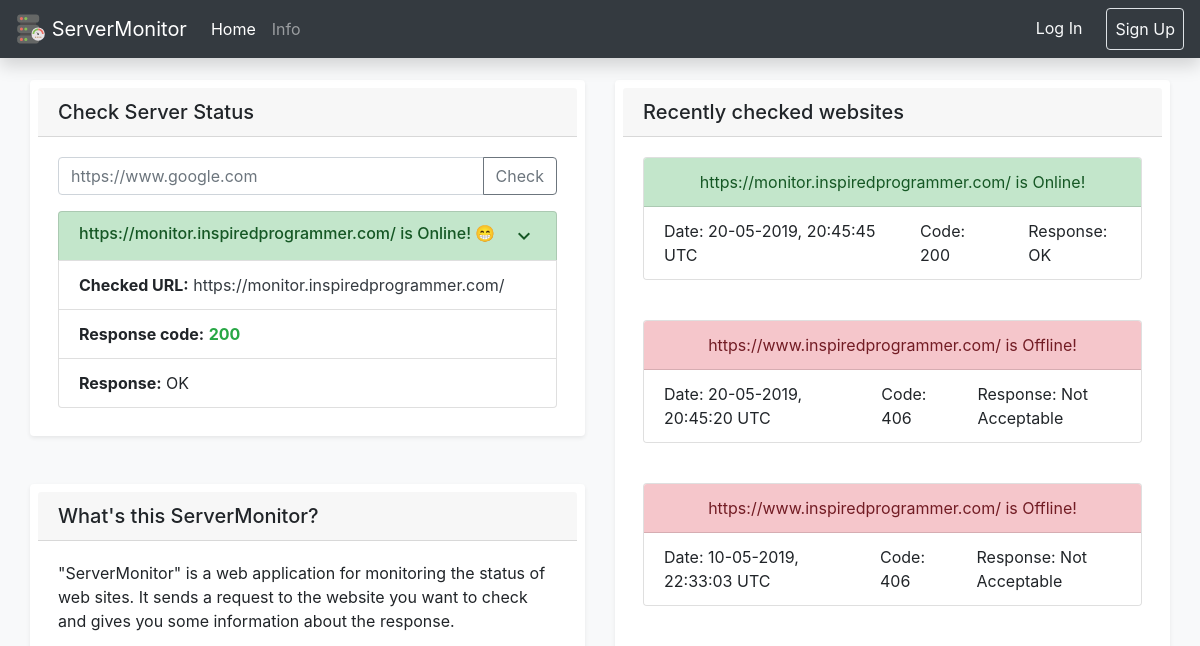
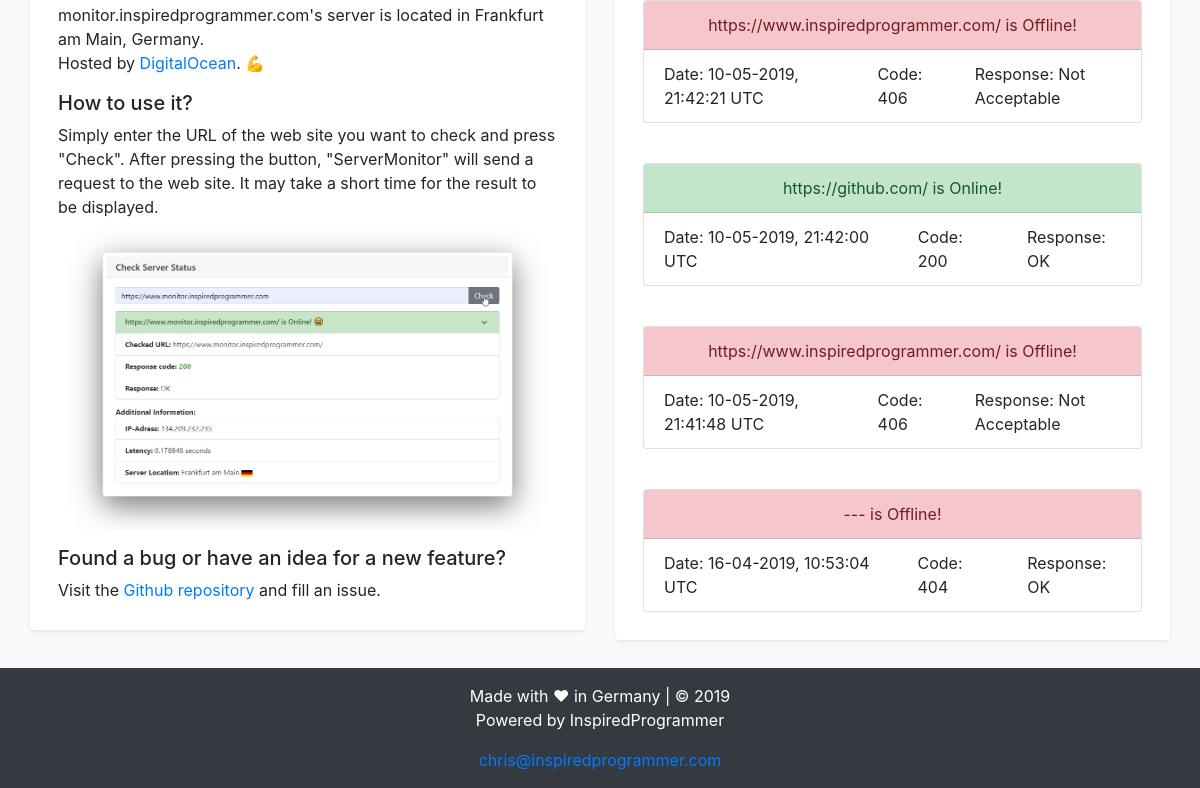
Before: / with the older database file (2 pictures, top to bottom).
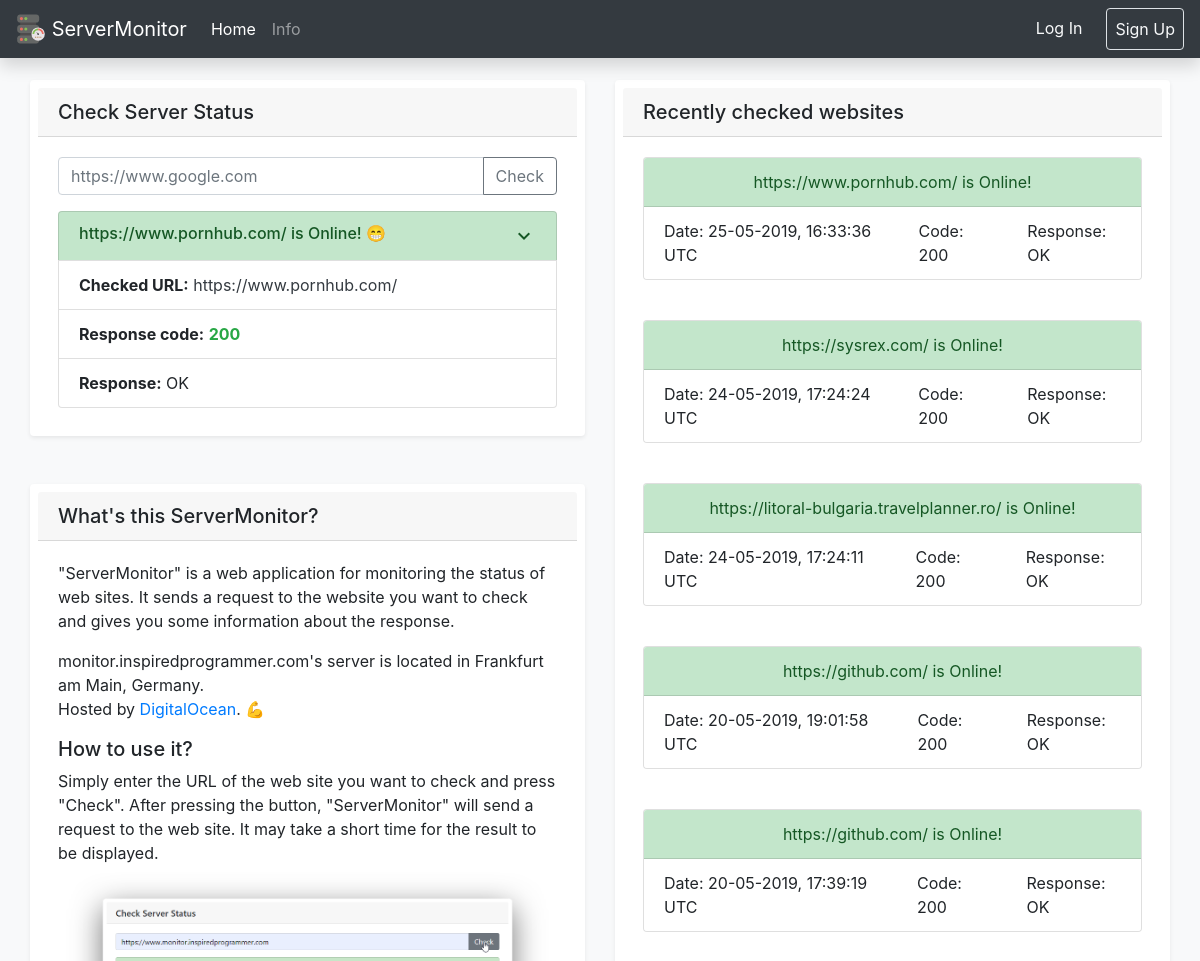
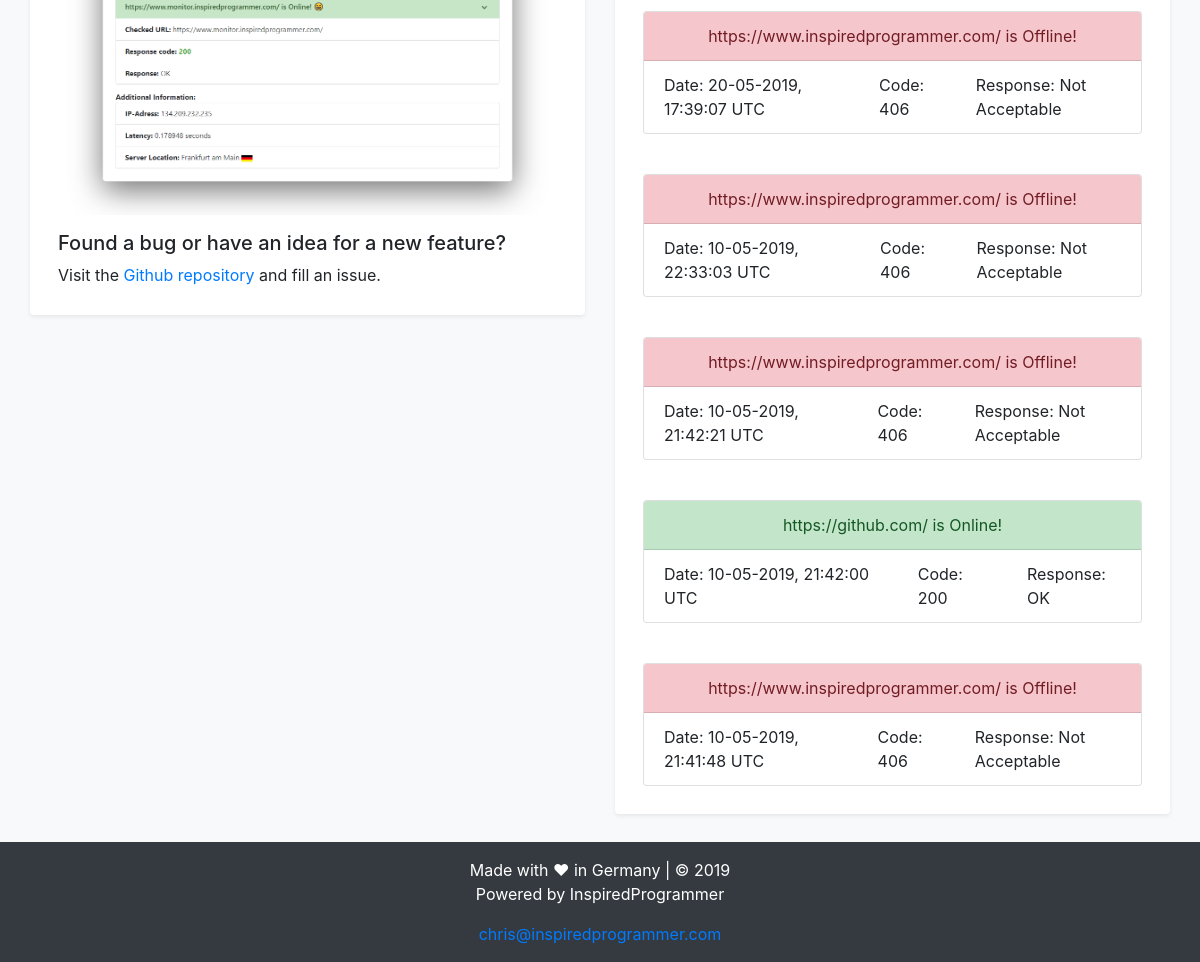
After: the same page with the newer database file (2 pictures, top to bottom).
### monitor/models.py (models this page shows)
class CheckedWebsite(db.Model):
    id = db.Column(db.Integer, primary_key=True)
    check_date = db.Column(db.DateTime, nullable=False, default=datetime.utcnow)
    website_url = db.Column(db.String(80), unique=False, nullable=True)
    response_code = db.Column(db.String(10), unique=False, nullable=True)
    response_message = db.Column(db.String(10), unique=False, nullable=True)
    isdown = db.Column(db.Boolean)
    def __repr__(self):
        return '{} {} {} {} {}'.format(self.check_date, self.website_url, self.response_code, self.response_message, self.isdown)

### monitor/main/routes.py (the view)
@main.route("/", methods=['GET', 'POST'])
def index():
    database_query = CheckedWebsite.query.order_by(desc(CheckedWebsite.check_date)).limit(10).all()
    if request.method == 'POST' and request.form['url'] != '':
        url = request.form['url']
        url, status_code, status_reason, server_ip, server_latency, server_location, isdown = monitor_website(ping(url))
        database_return = CheckedWebsite(website_url=str(url), response_code=str(status_code), response_message=str(status_reason), isdown=isdown)
        updateDatabase(database_return)
        database_query_update = CheckedWebsite.query.order_by(desc(CheckedWebsite.check_date)).limit(10).all()
        return render_template('index.html', title="Is the website down? | ServerMonitor", url=url, status_code=status_code, status_reason=status_reason, ip=server_ip, lat=server_latency, loc=server_location, isdown=isdown, database_query=database_query_update)
    else:
        database_query_last = CheckedWebsite.query.order_by(desc(CheckedWebsite.check_date)).first() #CheckedWebsite.query.order_by(desc(CheckedWebsite.check_date)).limit(1).first()
        database_query_last_str = str(database_query_last)
        database_query_last_list = database_query_last_str.split()
        check_date = str(database_query_last_list[0] + " " + database_query_last_list[1])
        url = str(database_query_last_list[2])
        status_code = database_query_last_list[3]
        if status_code != 'NONE':
            status_code = int(database_query_last_list[3])
        else:
            status_code = 'NONE'
        status_reason = str(database_query_last_list[4])
        isdown = database_query_last_list[5]
        if isdown == 'True':
            isdown = True
        else:
            isdown = False
        return render_template('index.html', title="Is the website down? | ServerMonitor", url=url, status_code=status_code, status_reason=status_reason, lat='-', loc='-', ip='-', isdown=isdown, database_query=database_query)

### monitor/templates/index.html (shortened to what this page needs)
{% extends 'base.html' %}
{% block content %}
<div class="container-fluid">
  <div class="row">
    <div class="col">
      <div class="container shadow-sm p-2 mb-5 bg-white rounded">
          <h5 class="card-header">Check Server Status</h5>
          <div class="card-body" id="loadingmask">
          <form method="POST">
            <div class="input-group mb-3">
              <input type="url" id="url" name="url" class="form-control" value="{{ host }}" placeholder="https://www.google.com" aria-describedby="button-addon2" data-toggle="tooltip" data-placement="top" title="Your URL need a prefix like 'https://' or 'http://'">
                <div class="input-group-append">
                  <button class="btn btn-outline-secondary" type="submit" id="button-addon2" onclick="checkHost()">Check</button>
                </div>
            </div>
          </form>
            <ul class="list-group" style="width:auto">
              <a class="list-group-item list-group-item-action {% if isdown == False %} list-group-item-success {% else %} list-group-item-danger {% endif %}" data-toggle="collapse" href="#additionalInformation" role="button" aria-expanded="false" aria-controls="additionalInformation">
                <div class="d-flex w-100 justify-content-between">
                  <h6 class="mb-1">{{ url }} {% if isdown == False %} is Online! 😁 {% else %} is Offline! 😧 {% endif %}</h6>
                  <div class="material-icons">expand_more</div>
                </div>
              </a>
              <li class="list-group-item"><a class="font-weight-bold">Checked URL:</a> <a class="text-dark" target="_tab" href="{{ url }}">{{ url }}</a></li>
              <li class="list-group-item"><a class="font-weight-bold">Response code:</a> {% if status_code == 200 %} <a target="_tab" href="https://developer.mozilla.org/en-US/docs/Web/HTTP/Status/{{ status_code }}" class="text-success font-weight-bold">{{ status_code }}</a> {% else %} <a target="_tab" href="https://developer.mozilla.org/en-US/docs/Web/HTTP/Status/{{ status_code }}" class="text-danger font-weight-bold">{{ status_code }}</a>{% endif %}</li>
              <li class="list-group-item"><a class="font-weight-bold">Response:</a> {{ status_reason }}</li>
            </ul>
          </div>
        </div>
      <div class="container shadow-sm p-2 mb-5 bg-white rounded">
          <h5 class="card-header">What's this ServerMonitor?</h5>
            <div class="card-body">
              <a>"ServerMonitor" is a web application for monitoring the status of web sites.</a>
              <a>It sends a request to the website you want to check and gives you some information about the response.</a>
              <a>monitor.inspiredprogrammer.com's server is located in Frankfurt am Main, Germany.</a>
              <p>Hosted by <a target="_tab" href="https://www.digitalocean.com">DigitalOcean</a>.  💪</p>
              <h5>How to use it?</h5>
              <a>Simply enter the URL of the web site you want to check and press "Check".</a>
              <a>After pressing the button, "ServerMonitor" will send a request to the web site.</a>
              <a>It may take a short time for the result to be displayed.</a>
              <img src="/static/img/explaining_servermonitor.png" class="img-fluid">
              <h5>Found a bug or have an idea for a new feature?</h5>
              <a>Visit the <a target="_tab" href="https://github.com/ChristianLutzCL/Website-Monitoring/issues">Github repository</a> and fill an issue.</a>
            </div>
        </div>
      </div>
    <div class="col">
<div class="container shadow-sm p-2 mb-5 bg-white rounded">
    <h5 class="card-header">Recently checked websites</h5>
    {% for query in database_query %}
    <div class="card-body">
        <div class="card" style="width: auto;">
            {% if query.response_code == '200' %}
            <div class="card-header list-group-item-success text-center">
            {% else %}
            <div class="card-header list-group-item-danger text-center">
            {% endif %}
              {{ query.website_url }} {% if query.response_code == '200'%} is Online! {% else %} is Offline! {% endif %}
            </div>
            <ul class="list-group list-group-horizontal-xl flex-fill mx-auto border-0">
                <li class="list-group-item border-0">Date: {{ query.check_date.strftime("%d-%m-%Y, %H:%M:%S") }} UTC</li>
                <li class="list-group-item border-0">Code: {{ query.response_code }}</li>
                <li class="list-group-item border-0">Response: {{ query.response_message }}</li>
            </ul>
        </div>
    </div>
   {% endfor %}
</div>
    </div>
  </div>
</div>
{% endblock %}

### monitor/templates/base.html (shortened to what this page needs)
<!doctype html>
<html lang="en" style="width:100%; height:100%; margin:0;">
  <head>
    <link rel="stylesheet" href="https://stackpath.bootstrapcdn.com/bootstrap/4.3.1/css/bootstrap.min.css">
    <link rel="stylesheet" href="https://maxcdn.bootstrapcdn.com/font-awesome/4.7.0/css/font-awesome.min.css">
  </head>
  <body class="bg-light">
    <div id="page-container" style="position: relative; min-height: 100vh;">
      <nav class="navbar fixed-top navbar-expand-lg navbar-dark bg-dark shadow">
      <a class="navbar-brand" href="{{url_for('main.index')}}">
        <img src="/static/img/icon.svg" width="30" height="30" class="d-inline-block align-top" alt="">
        ServerMonitor
      </a>
      <div class="collapse navbar-collapse" id="navbarToggle">
        <div class="navbar-nav mr-auto">
          <a class="nav-item nav-link active" href="/">Home <span class="sr-only">(current)</span></a>
          <a class="nav-item nav-link" href="/info">Info</a>
        </div>
        <div class="navbar-nav">
          {% if current_user.is_authenticated %}
              <img src="{{ url_for('static', filename='profile_pictures/' + current_user.image_file) }}" alt="" class="rounded-circle border border-white dropdown-toggle" data-toggle="dropdown" aria-haspopup="true" aria-expanded="false" width="40" height="40">
              <div class="dropdown-menu dropdown-menu-right">
                  <li class="list-group-item border-0">
                    <a href="{{ url_for('users.account') }}" role="button">Account</a>
                  </li>
                  <li class="list-group-item border-0">
                      <a href="{{ url_for('users.logout') }}" role="button">Log Out</a>
                    </li>
              </div>
            </a>
            {% else %}
            <a class="nav-item nav-link text-light" style="margin-right: 16px" href="{{ url_for('users.login') }}">Log In</a>
            <a class="nav-item nav-link border text-light rounded" href="{{ url_for('users.signup') }}">Sign Up</a>
          {% endif %}
        </div>
      </div>
      </nav>
      <div class="container-fluid" style="padding-top: 80px; padding-bottom: 100px">
        {% block content%}{% endblock %}
      </div>
      <footer class="page-footer font-small bg-dark" style="position: absolute; bottom: 0; width: 100%; height: 120px">
        <div class="footer-copyright text-center py-3 text-white">Made with ❤ in Germany | © 2019
          <p>Powered by InspiredProgrammer</p>
          <a href="mailto:chris@inspiredprogrammer.com">chris@inspiredprogrammer.com</a>
        </div>
      </footer>
    </div>
</body>
</html>

Changed rows visible on the page:
no longer on this page (row unchanged): CheckedWebsite: website_url "---", shows "is Offline!", check_date "16-04-2019, 10:53:04", response_code "404", response_message "OK"
added CheckedWebsite: website_url "https://www.pornhub.com/", shows "is Online!", check_date "25-05-2019, 16:33:36", response_code "200", response_message "OK"
added CheckedWebsite: website_url "https://sysrex.com/", shows "is Online!", check_date "24-05-2019, 17:24:24", response_code "200", response_message "OK"
added CheckedWebsite: website_url "https://litoral-bulgaria.travelplanner.ro/", shows "is Online!", check_date "24-05-2019, 17:24:11", response_code "200", response_message "OK"
added CheckedWebsite: website_url "https://github.com/", shows "is Online!", check_date "20-05-2019, 19:01:58", response_code "200", response_message "OK"
changed CheckedWebsite (number 5 of 10 on the later page): website_url "https://monitor.inspiredprogrammer.com/" → "https://github.com/"; check_date "20-05-2019, 20:45:45" → "20-05-2019, 17:39:19"
changed CheckedWebsite (number 6 of 10 on the later page): check_date "20-05-2019, 20:45:20" → "20-05-2019, 17:39:07"
Other visible differences:
{{ url }}: "https://monitor.inspiredprogrammer.com/" → "https://www.pornhub.com/"
